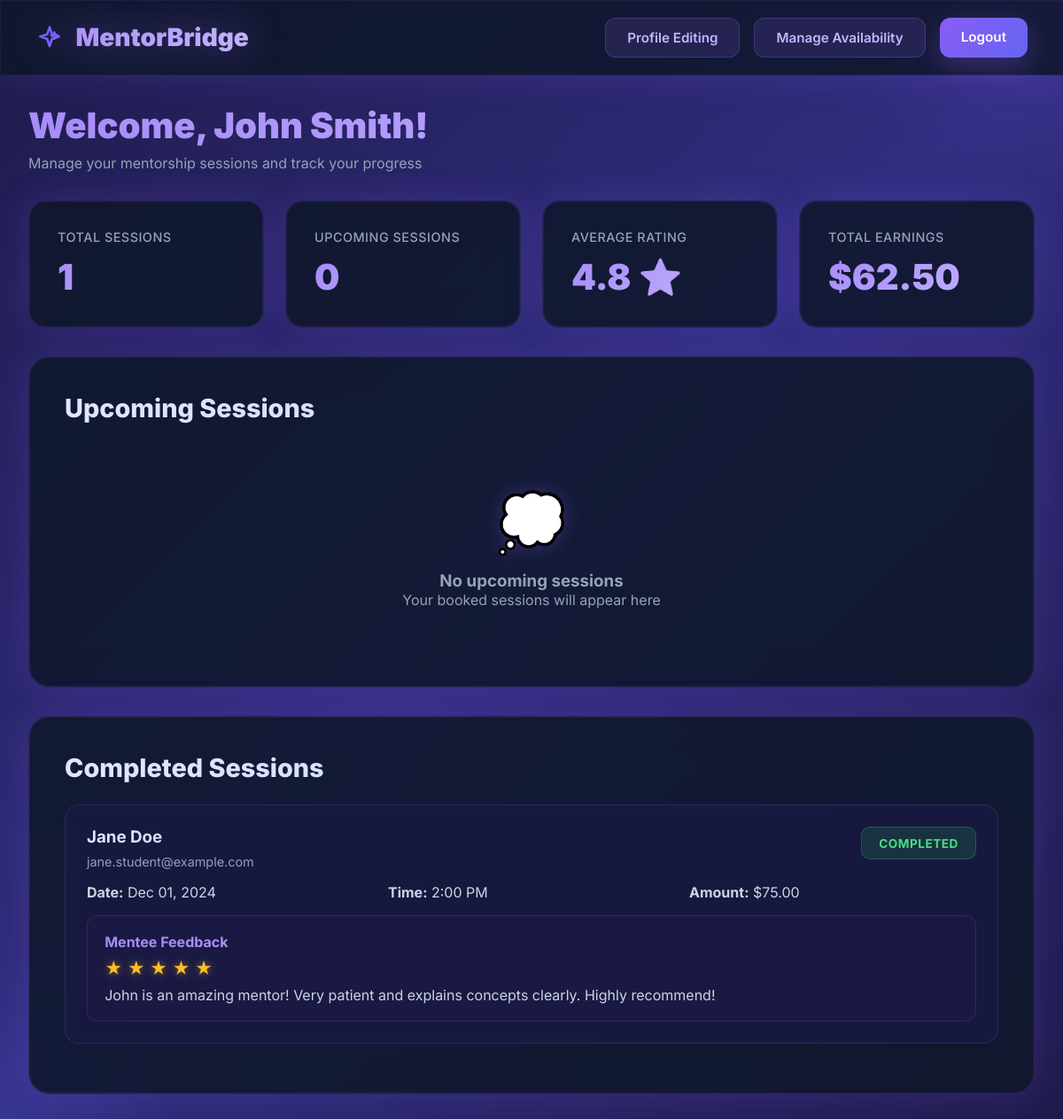
The page /mentor-dashboard.php (signed in) on the database its author committed.
### tables this page shows
CREATE TABLE mentor_profiles (
    id INT PRIMARY KEY AUTO_INCREMENT,
    user_id INT UNIQUE NOT NULL,
    full_name VARCHAR(255) NOT NULL,
    bio TEXT,
    skills TEXT,
    experience TEXT,
    profile_image VARCHAR(255),
    hourly_rate DECIMAL(10,2) DEFAULT 50.00,
    status ENUM('pending', 'approved', 'rejected') DEFAULT 'pending',
    average_rating DECIMAL(3,2) DEFAULT 0.00,
    total_reviews INT DEFAULT 0,
    created_at TIMESTAMP DEFAULT CURRENT_TIMESTAMP,
    updated_at TIMESTAMP DEFAULT CURRENT_TIMESTAMP ON UPDATE CURRENT_TIMESTAMP,
    FOREIGN KEY (user_id) REFERENCES users(id) ON DELETE CASCADE,
    INDEX idx_status (status),
    INDEX idx_rating (average_rating),
    INDEX idx_user (user_id)
);

CREATE TABLE sessions (
    id INT PRIMARY KEY AUTO_INCREMENT,
    mentor_id INT NOT NULL,
    mentee_id INT NOT NULL,
    scheduled_at DATETIME NOT NULL,
    duration INT DEFAULT 60 COMMENT 'Duration in minutes',
    status ENUM('pending', 'confirmed', 'completed', 'cancelled') DEFAULT 'pending',
    payment_status ENUM('pending', 'paid', 'refunded') DEFAULT 'pending',
    amount DECIMAL(10,2),
    notes TEXT,
    created_at TIMESTAMP DEFAULT CURRENT_TIMESTAMP,
    updated_at TIMESTAMP DEFAULT CURRENT_TIMESTAMP ON UPDATE CURRENT_TIMESTAMP,
    FOREIGN KEY (mentor_id) REFERENCES mentor_profiles(id) ON DELETE CASCADE,
    FOREIGN KEY (mentee_id) REFERENCES mentee_profiles(id) ON DELETE CASCADE,
    INDEX idx_mentor (mentor_id),
    INDEX idx_mentee (mentee_id),
    INDEX idx_status (status),
    INDEX idx_scheduled (scheduled_at),
    INDEX idx_payment (payment_status)
);

CREATE TABLE mentee_profiles (
    id INT PRIMARY KEY AUTO_INCREMENT,
    user_id INT UNIQUE NOT NULL,
    full_name VARCHAR(255) NOT NULL,
    interests TEXT,
    profile_image VARCHAR(255),
    created_at TIMESTAMP DEFAULT CURRENT_TIMESTAMP,
    FOREIGN KEY (user_id) REFERENCES users(id) ON DELETE CASCADE,
    INDEX idx_user (user_id)
);

CREATE TABLE users (
    id INT PRIMARY KEY AUTO_INCREMENT,
    email VARCHAR(255) UNIQUE NOT NULL,
    password VARCHAR(255) NOT NULL,
    role ENUM('mentor', 'mentee', 'admin') NOT NULL,
    status ENUM('pending', 'active', 'suspended') DEFAULT 'active',
    created_at TIMESTAMP DEFAULT CURRENT_TIMESTAMP,
    INDEX idx_email (email),
    INDEX idx_role (role),
    INDEX idx_status (status)
);

CREATE TABLE feedback (
    id INT PRIMARY KEY AUTO_INCREMENT,
    session_id INT NOT NULL,
    rating INT NOT NULL CHECK (rating >= 1 AND rating <= 5),
    comment TEXT,
    created_at TIMESTAMP DEFAULT CURRENT_TIMESTAMP,
    FOREIGN KEY (session_id) REFERENCES sessions(id) ON DELETE CASCADE,
    INDEX idx_session (session_id),
    INDEX idx_rating (rating)
);

### config.php (called while the page is built, shortened)
<?php
function getUserId() {
    return $_SESSION['user_id'] ?? null;
}
?>

### mentor-dashboard.php (the view, shortened to what this page needs)
<?php
require_once 'config.php';
$mysqli = getDB();
$user_id = getUserId();
$stmt = $mysqli->prepare("SELECT * FROM mentor_profiles WHERE user_id = ?");
$stmt->bind_param("i", $user_id);
$stmt->execute();
$result = $stmt->get_result();
$profile = $result->fetch_assoc();
$stmt = $mysqli->prepare("
    SELECT s.*, mp.full_name as mentee_name, mp.interests, u.email as mentee_email
    FROM sessions s
    JOIN mentee_profiles mp ON s.mentee_id = mp.id
    JOIN users u ON mp.user_id = u.id
    WHERE s.mentor_id = ? AND s.status IN ('pending', 'confirmed')
    ORDER BY s.scheduled_at ASC
");
$stmt->bind_param("i", $profile['id']);
$stmt->execute();
$result = $stmt->get_result();
$upcoming_sessions = $result->fetch_all(MYSQLI_ASSOC);
$stmt = $mysqli->prepare("
    SELECT s.*, mp.full_name as mentee_name, mp.interests, u.email as mentee_email,
           f.rating, f.comment as feedback_comment
    FROM sessions s
    JOIN mentee_profiles mp ON s.mentee_id = mp.id
    JOIN users u ON mp.user_id = u.id
    LEFT JOIN feedback f ON s.id = f.session_id
    WHERE s.mentor_id = ? AND s.status = 'completed'
    ORDER BY s.scheduled_at DESC
    LIMIT 20
");
$stmt->bind_param("i", $profile['id']);
$stmt->execute();
$result = $stmt->get_result();
$completed_sessions = $result->fetch_all(MYSQLI_ASSOC);
$stmt = $mysqli->prepare("SELECT COUNT(*) as total FROM sessions WHERE mentor_id = ? AND status = 'completed'");
$stmt->bind_param("i", $profile['id']);
$stmt->execute();
$result = $stmt->get_result();
$stats = $result->fetch_assoc();
$total_sessions = $stats['total'];
$stmt = $mysqli->prepare("SELECT SUM(amount) as total FROM sessions WHERE mentor_id = ? AND payment_status = 'paid'");
$stmt->bind_param("i", $profile['id']);
$stmt->execute();
$result = $stmt->get_result();
$revenue_data = $result->fetch_assoc();
$total_revenue = ($revenue_data['total'] ?? 0) / 1.20;
?>
<!DOCTYPE html>
<html lang="en">
<head>
</head>
<body>
    <nav class="navbar">
        <div class="logo">
            MentorBridge
        </div>
        <div class="nav-buttons">
            <a href="mentor-profile.php" class="btn btn-secondary">Profile Editing</a>
            <a href="manage-availability.php" class="btn btn-secondary">Manage Availability</a>
            <a href="logout.php" class="btn btn-primary">Logout</a>
        </div>
    </nav>
    <div class="container">
        <div class="header">
            <h1>Welcome, <?php echo htmlspecialchars($profile['full_name']); ?>!</h1>
            <p style="color: #94a3b8;">Manage your mentorship sessions and track your progress</p>
        </div>
        <div class="stats-grid">
            <div class="stat-card">
                <h3>Total Sessions</h3>
                <div class="value"><?php echo $total_sessions; ?></div>
            </div>
            <div class="stat-card">
                <h3>Upcoming Sessions</h3>
                <div class="value"><?php echo count($upcoming_sessions); ?></div>
            </div>
            <div class="stat-card">
                <h3>Average Rating</h3>
                <div class="value"><?php echo number_format($profile['average_rating'], 1); ?> ⭐</div>
            </div>
            <div class="stat-card">
                <h3>Total Earnings</h3>
                <div class="value">$<?php echo number_format($total_revenue, 2); ?></div>
            </div>
        </div>
        <div class="section">
            <h2>Upcoming Sessions</h2>
            <?php if (empty($upcoming_sessions)): ?>
                <div class="empty-state">
                    <div class="empty-state-icon">💭</div>
                    <h3>No upcoming sessions</h3>
                    <p>Your booked sessions will appear here</p>
                </div>
            <?php endif; ?>
        </div>
        <div class="section">
            <h2>Completed Sessions</h2>
            <?php if (empty($completed_sessions)): ?>
                <div class="empty-state">
                    <div class="empty-state-icon">📝</div>
                    <h3>No completed sessions yet</h3>
                    <p>Completed sessions and feedback will appear here</p>
                </div>
            <?php else: ?>
                <?php foreach ($completed_sessions as $session): ?>
                    <div class="session-card">
                        <div class="session-header">
                            <div class="mentee-info">
                                <h3><?php echo htmlspecialchars($session['mentee_name']); ?></h3>
                                <p><?php echo htmlspecialchars($session['mentee_email']); ?></p>
                            </div>
                            <span class="status-badge status-completed">Completed</span>
                        </div>
                        <div class="session-details">
                            <p><strong>Date:</strong> <?php echo date('M d, Y', strtotime($session['scheduled_at'])); ?></p>
                            <p><strong>Time:</strong> <?php echo date('g:i A', strtotime($session['scheduled_at'])); ?></p>
                            <p><strong>Amount:</strong> $<?php echo number_format($session['amount'], 2); ?></p>
                        </div>
                        <?php if ($session['rating']): ?>
                            <div class="feedback-box">
                                <h4 style="background: linear-gradient(135deg, #a78bfa, #c4b5fd); -webkit-background-clip: text; -webkit-text-fill-color: transparent; margin-bottom: 0.5rem; font-weight: 700;">Mentee Feedback</h4>
                                <div class="stars">
                                    <?php for ($i = 1; $i <= 5; $i++): ?>
                                        <?php echo $i <= $session['rating'] ? '★' : '☆'; ?>
                                    <?php endfor; ?>
                                </div>
                                <p style="color: #cbd5e1;"><?php echo htmlspecialchars($session['feedback_comment']); ?></p>
                            </div>
                        <?php endif; ?>
                    </div>
                <?php endforeach; ?>
            <?php endif; ?>
        </div>
    </div>
</body>
</html>

### rows shown on the page
mentor_profiles: full_name "John Smith", average_rating "4.8"
sessions: mentee.full_name "Jane Doe", users.email "jane.student@example.com", scheduled_at "Dec 01, 2024", scheduled_at "2:00 PM", amount "75.00", feedback.comment "John is an amazing mentor! Very patient and explains concepts clearly. Highly recommend!"

### other values the page prints
$total_sessions "1"
count($upcoming_sessions) "0"
$total_revenue "62.50"
